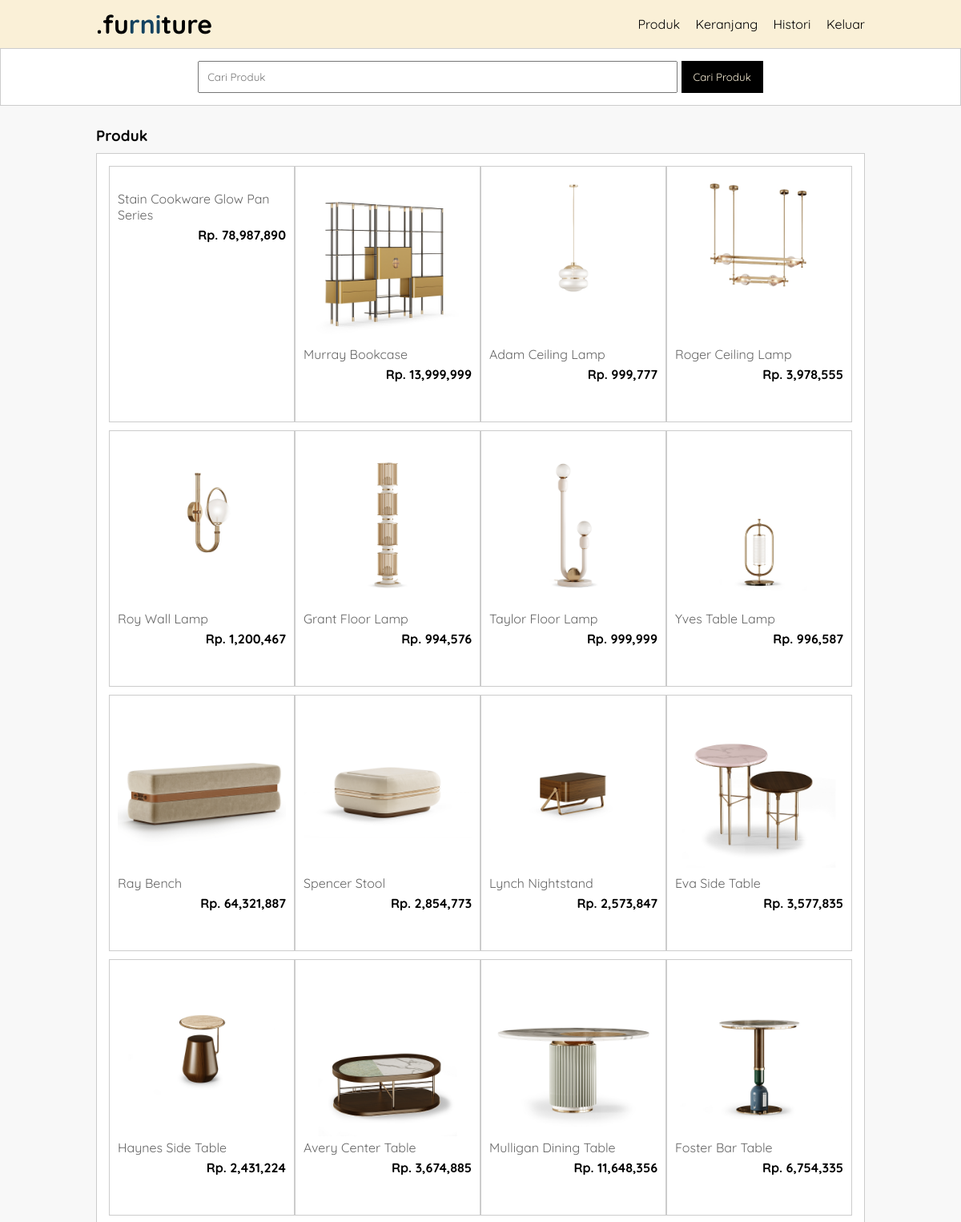
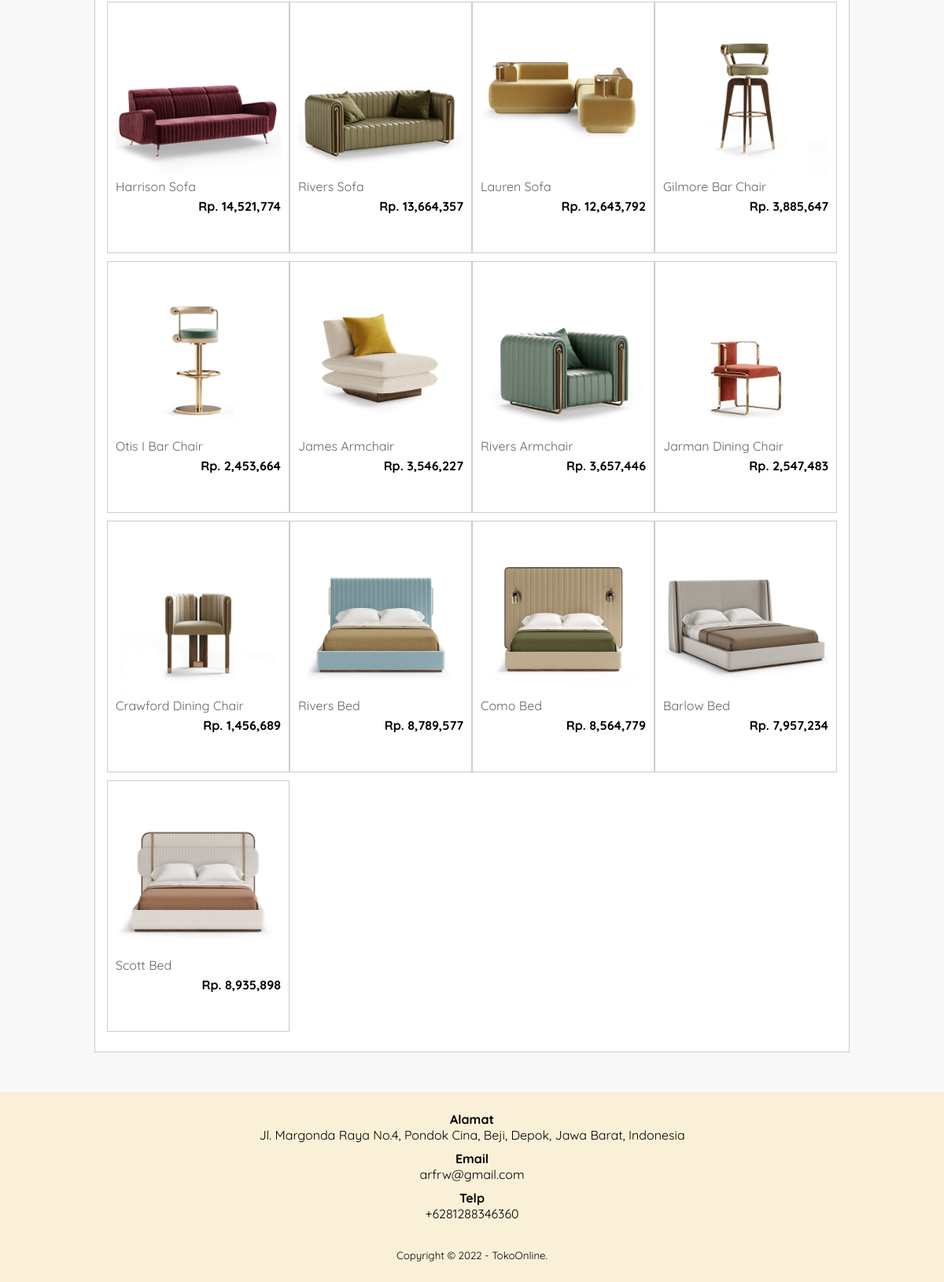
/produk.php (signed in), run on the app's committed database (2 pictures, top to bottom).
### tables this page shows
CREATE TABLE `tb_product` (
  `id_product` int(11) NOT NULL,
  `id_category` int(11) NOT NULL,
  `name_product` varchar(100) NOT NULL,
  `price_product` int(11) NOT NULL,
  `description_product` text NOT NULL,
  `image_product` varchar(100) NOT NULL,
  `status_product` tinyint(1) NOT NULL,
  `date_created` timestamp NOT NULL DEFAULT current_timestamp()
);

### produk.php (the view, shortened to what this page needs)
<?php
    include 'db.php';
    $kontak = mysqli_query($conn, "SELECT telp_admin, email_admin, address_admin FROM tb_admin WHERE id_admin = 1");
    $a = mysqli_fetch_object($kontak);
?>
<!DOCTYPE html>
<html lang="en">
<head>
    <link rel="stylesheet" type="text/css" href="css/style.css">
</head>
<body>
    <header>
        <div class="container">
            <h1><a href="index_user.php">.fu<span>rni</span>ture</a></h1>
            <ul>
            <li><a href="produk.php">Produk</a></li>
                <li><a href="keranjang.php">Keranjang</a></li>
                <li><a href="histori_pembelian.php">Histori</a></li>
                <li><a href="login_user.php">Keluar</a></li>
            </ul>
        </div>
    </header>
    <div class="search">
        <div class="container">
            <form action="produk.php">
                <input type="text" name="search" placeholder="Cari Produk" value="<?php echo $_GET['search']?>">
                <input type="submit" name="cari" value="Cari Produk">
            </form>
        </div>
    </div>
    <div class="section">
        <div class="container">
            <h3>Produk</h3>
            <div class="box">
                <?php
                    $produk = mysqli_query($conn, "SELECT * FROM tb_product WHERE status_product = 1 $where ORDER BY id_product DESC");
                    if(mysqli_num_rows($produk) > 0){
                        while($p = mysqli_fetch_array($produk)){
                ?>
                    <a href="detail-product.php?id=<?php echo $p['id_product']?>">
                    <div class="col-4">
                        <img src="produk/<?php echo $p['image_product']?>" alt="">
                        <p class="nama"><?php echo substr($p['name_product'], 0, 30)?></p>
                        <p class="harga">Rp. <?php echo number_format($p['price_product'])?></p>
                    </div>
                    </a>
                <?php }}else{ ?>
                    <p>Produk tidak ada</p>
                <?php } ?>
            </div>
        </div>
    </div>
    <div class="footer">
        <div class="container">
            <h4>Alamat</h4>
            <p><?php echo $a->address_admin ?></p>
            <h4>Email</h4>
            <p><?php echo $a->email_admin ?></p>
            <h4>Telp</h4>
            <p><?php echo $a->telp_admin ?></p>
            <small>Copyright &copy; 2022 - TokoOnline.</small>
        </div>
    </div>
</body>
</html>

### css/style.css (style rules this page uses)
* { padding: 0; margin: 0; font-family: 'Quicksand', sans-serif; }
body { background-color: #f8f8f8; }
a { color: inherit; text-decoration: none; }
header { background-color: #FAF0D7; color: #000000; }
header h1 { float: left; padding: 10px 0; }
header ul { float: right; }
header ul li { display: inline-block; }
header ul li a { padding: 20px 0 20px 15px; display: inline-block; }
.container { width: 80%; margin: 0 auto; }
.container:after { content: ''; display: block; clear: both; }
.container h1 a span { color: #154360; }
.section { padding: 25px 0; }
.box { background-color: #fff; border: 1px solid #ccc; padding: 15px; box-sizing: border-box; margin: 10px 0 25px 0; }
.box:after { content: ''; display: block; clear: both; }
.search { padding: 15px 0; background-color: #fff ; border: 1px solid #ccc; text-align: center; }
.search input[type=text] { width: 60%; padding: 10px; }
.search input[type=submit] { padding: 12px 15px; background-color: #000000; color: #FAF0D7; border: none; cursor: pointer; }
.col-4 { width: 25%; height: 320px; border: 1px solid #ccc; float: left; padding: 10px; box-sizing: border-box; margin-bottom: 10px; }
.col-4 img { width: 100%; }
.col-4 .nama { color: #666; margin-bottom: 5px; }
.col-4 .harga { font-weight: bold; color: #000000; float: right; }
.footer { padding: 25px 0; background-color: #FAF0D7; color: #000000; text-align: center; }
.footer p { margin-bottom: 10px; }
.footer small { margin-top: 25px; display: inline-block; }

### data on the page
tb_product: name_product "Stain Cookware Glow Pan Series", price_product "78,987,890"
tb_product: image_product (picture), name_product "Murray Bookcase", price_product "13,999,999"
tb_product: image_product (picture), name_product "Adam Ceiling Lamp", price_product "999,777"
tb_product: image_product (picture), name_product "Roger Ceiling Lamp", price_product "3,978,555"
tb_product: image_product (picture), name_product "Roy Wall Lamp", price_product "1,200,467"
tb_product: image_product (picture), name_product "Grant Floor Lamp", price_product "994,576"
tb_product: image_product (picture), name_product "Taylor Floor Lamp", price_product "999,999"
tb_product: image_product (picture), name_product "Yves Table Lamp", price_product "996,587"
tb_product: image_product (picture), name_product "Ray Bench", price_product "64,321,887"
tb_product: image_product (picture), name_product "Spencer Stool", price_product "2,854,773"
tb_product: image_product (picture), name_product "Lynch Nightstand", price_product "2,573,847"
tb_product: image_product (picture), name_product "Eva Side Table", price_product "3,577,835"
tb_product: image_product (picture), name_product "Haynes Side Table", price_product "2,431,224"
tb_product: image_product (picture), name_product "Avery Center Table", price_product "3,674,885"
tb_product: image_product (picture), name_product "Mulligan Dining Table", price_product "11,648,356"
tb_product: image_product (picture), name_product "Foster Bar Table", price_product "6,754,335"
tb_product: image_product (picture), name_product "Harrison Sofa", price_product "14,521,774"
tb_product: image_product (picture), name_product "Rivers Sofa", price_product "13,664,357"
tb_product: image_product (picture), name_product "Lauren Sofa", price_product "12,643,792"
tb_product: image_product (picture), name_product "Gilmore Bar Chair", price_product "3,885,647"
tb_product: image_product (picture), name_product "Otis I Bar Chair", price_product "2,453,664"
tb_product: image_product (picture), name_product "James Armchair", price_product "3,546,227"
tb_product: image_product (picture), name_product "Rivers Armchair", price_product "3,657,446"
tb_product: image_product (picture), name_product "Jarman Dining Chair", price_product "2,547,483"
tb_product: image_product (picture), name_product "Crawford Dining Chair", price_product "1,456,689"
tb_product: image_product (picture), name_product "Rivers Bed", price_product "8,789,577"
tb_product: image_product (picture), name_product "Como Bed", price_product "8,564,779"
tb_product: image_product (picture), name_product "Barlow Bed", price_product "7,957,234"
tb_product: image_product (picture), name_product "Scott Bed", price_product "8,935,898"

### other printed values
$a->address_admin "Jl. Margonda Raya No.4, Pondok Cina, Beji, Depok, Jawa Barat, Indonesia"
$a->email_admin "arfrw@gmail.com"
$a->telp_admin "+6281288346360"
